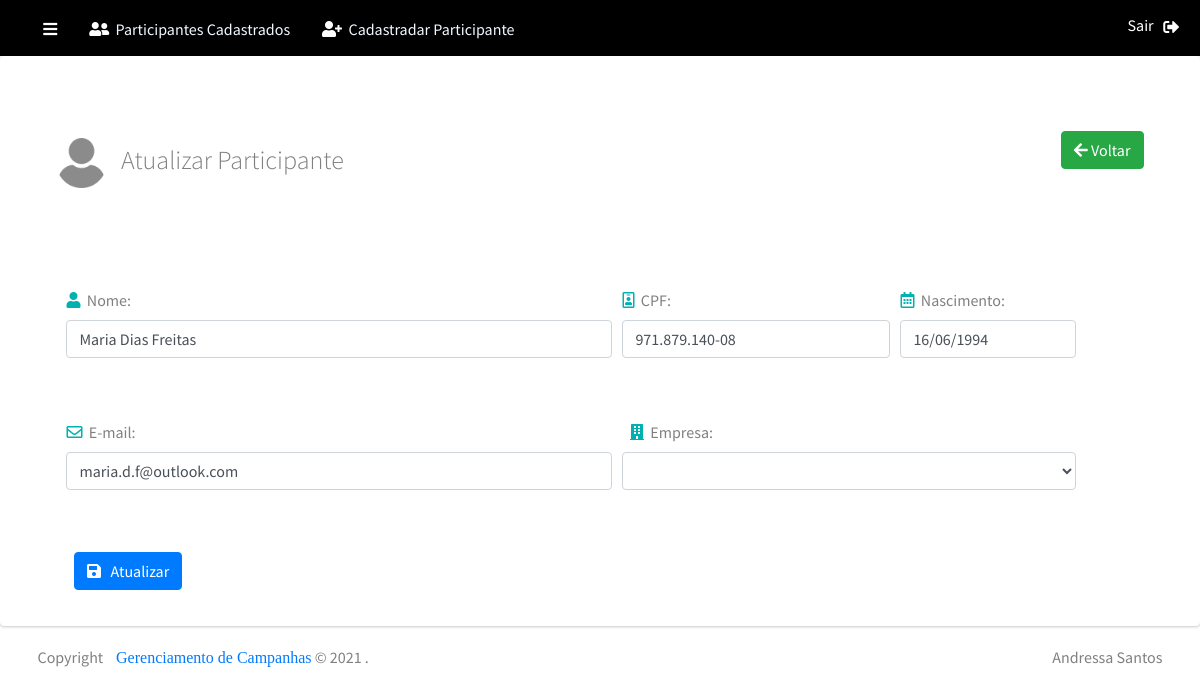
The page /participantes/participante/1 on the database its author committed.
### tables this page shows
CREATE TABLE `participantes` (
  `id_cliente` int(11) NOT NULL,
  `cpf` varchar(16) DEFAULT NULL,
  `nome` varchar(100) DEFAULT NULL,
  `email` varchar(100) DEFAULT NULL,
  `data_nascimento` date DEFAULT NULL,
  `empresa` int(11) DEFAULT NULL
);

### application/controllers/Participantes.php (called while the page is built, shortened)
<?php
class Participantes extends CI_Controller {
    public function __construct(){
        $this->load->Library('form_validation');
        $this->load->model('participantes_model');
    }
    public function participante($id_cliente=NULL)
    {
        $dados = NULL;
          if ($id_cliente) {
            $data['titulo'] = 'Atualizar Participante';
            $dados = $this->participantes_model->getParticipanteId($id_cliente);
            $data['empresas'] = $this->participantes_model->getEmpresas();
          }  else{
              $data['titulo'] = 'Cadastrar Novo Participante';
        }
        $data['empresas'] = $this->participantes_model->getEmpresas();
        $data['dados'] = $dados;
        $data['view'] = 'participantes/cadas_participantes';
        $this->load->view('template/home', $data);
    }
}

### index.php (called while the page is built, shortened)
<?php
require_once BASEPATH.'core/CodeIgniter.php';

### application/models/Participantes_model.php (called while the page is built, shortened)
<?php
   class Participantes_model extends CI_Model{
      public function getEmpresas()
      {
        $this->db->select('id_empresa, razao_social');
        $this->db->from('empresas');
        $this->db->order_by('razao_social', 'asc');
        return $this->db->get()->result();
      }
      public function getParticipanteId($id_cliente=NULL)
      {
            if ($id_cliente) {
              $this->db->where('id_cliente', $id_cliente);
              $this->db->limit(1);
              $query = $this->db->get('participantes');
              return $query->row();
        }
    }
   }

### application/helpers/funcao_helper.php (called while the page is built, shortened)
<?php
   function formataDataView($data=NULL)
   {
        if ($data) {
            $data = explode('-', $data);
            return $data[2] .'/'. $data[1] .'/'. $data[0];
        }
   }

### application/views/participantes/cadas_participantes.php (the view, shortened to what this page needs)
<section class="content">
  <div class="card">
    <div class="card-body">
      <div class="row margin-bottom-20">
            <div class="col-md-6 text-left">
              <h1><img src="<?php echo base_url('public/img/user.png')?>" width=50 height=50>&nbsp;&nbsp; <?= $titulo ?></h1><br>
             </div>
             <div class="col-md-6 text-right">
              <a href="<?php echo base_url('participantes') ?>" title="Voltar" class="btn btn-success btn-voltar"><i class="fas fa-arrow-left"></i> Voltar</a>
             </div>
        </div>
          <form action="" method="post" accept-charset="utf-8" class="form_cadastrar_participante" style="margin-left:4%;">
             <div class="form-row">
                <div class="form-group col-md-6">
                  <label><i class="fas fa-user" style="color:#01B1AF;"></i>&nbsp; Nome:</label>
                  <input type="text" name="nome" id="nome" class="form-control ultimo-valor" placeholder="Nome" value="<?php echo ($dados != NULL ? $dados->nome : set_value('nome'));?>"/>
                </div>
                 <div class="form-group col-md-3">
                   <label><i class="far fa-id-badge" style="color:#01B1AF;"></i>&nbsp;&nbsp;CPF:</label>
                   <input type="text" name="cpf" id="cpf" data-mask="000.000.000-00" class="form-control input_cpf ultimo-valor" placeholder="CPF" value="<?php echo ($dados != NULL ? $dados->cpf : set_value('cpf'));?>"/>
                 </div>
                  <div class="form-group col-md-2">
                    <label><i class="far fa-calendar-alt" style="color:#01B1AF;"></i>&nbsp;&nbsp;Nascimento:</label>
                    <input type="text" name="data_nascimento" id="data_nascimento" id="data_nascimento" data-mask="00/00/0000" class="form-control input_data ultimo-valor" placeholder="00/00/0000" value="<?php echo ($dados != NULL ? formataDataView($dados->data_nascimento) : set_value('data_nascimento'));?>"/>
                  </div>
               </div>
               <div class="form-row">
                 <div class="form-group col-md-6">
                   <label><i class="far fa-envelope" style="color:#01B1AF;"></i>&nbsp;&nbsp;E-mail:</label>
                   <input type="email" name="email" id="email" class="form-control ultimo-valor" placeholder="E-mail" value="<?php echo ($dados != NULL ? $dados->email : set_value('email'));?>"/>
                 </div>
                  <div class="form-group col-md-5">
                    <label class="col-sm-9 control-label"><i class="fas fa-building" style="color:#01B1AF;"></i>&nbsp;&nbsp;Empresa:</label>
                     <div class="col-sm-15">
                        <select class="form-control empresa ultimo-valor" name="empresa" id="empresa" placeholder="empresa" required>
                        <option value="0"></option>
                        <?php foreach ($empresas as $e) { ?>
                          <?php if($dados) {?>
                            <option value="<?= $e->id_empresa ?>" <?= ($dados->empresa == $e->id_empresa ? 'selected=""' : '') ?>><?= $e->razao_social ?></option>
                          <?php } else {?>
                            <option value="<?= $e->id_empresa ?>"><?= $e->razao_social ?></option>
                            <?php }   ?>
                          <?php }   ?>
                        </select>
                    </div>
                  </div>
                 </div>
            <?php if($dados != NULL){ ?>
              <div class="form-group">
              <div class="col-sm-10">
                <button type="submit" class="btn btn-primary btn-atualizar_pc"><i class="fas fa-save"></i>&nbsp;&nbsp; Atualizar</button>
              </div>
            </div>
          <?php } ?>
          </form>
    </div>
  </div>
</section>

### application/views/participantes/cadas_participantes.php (style rules this page uses)
label { font-weight:500!important;color:gray; }
h1 { font-weight:300!important;color:gray;font-size:26px;margin-top:25%; }
.form-group { padding-top:2%; }
.margin-bottom-20 { margin-top:10%;margin-left:0px; }
.margin-bottom-20 .btn-voltar { margin-right:0%;margin-top:-350px; }
.margin-bottom-20 img { width:49px;height:30; }
@media screen and (min-width: 480px) { h1 { font-size:28px;margin-top:17%; } }
@media screen and (min-width: 768px) { h1 { font-size:26px;margin-top:5%; } }
@media screen and (min-width: 768px) { .margin-bottom-20 { margin-top:5%;width:95%;margin-right:2.5%;margin-left:2.5%; } }
@media screen and (min-width: 768px) { .margin-bottom-20 .btn-voltar { margin-top:20px; } }
@media screen and (min-width: 768px) { .form_cadastrar_participante { width:100%;margin-right:1%;margin-left:0%;margin-top:0%; } }
@media screen and (min-width: 960px) { .form_cadastrar_participante { width:95%;margin-right:2.5%;margin-left:2.5%;margin-top:4%; } }
@media screen and (min-width: 960px) { .margin-bottom-20 { margin-top:3%;width:95%;margin-right:2.5%;margin-left:2.5%; } }

### rows shown on the page
participantes: nome "Maria Dias Freitas", cpf "971.879.140-08", data_nascimento "16/06/1994", email "maria.d.f@outlook.com"

### other values the page prints
$titulo "Atualizar Participante"
